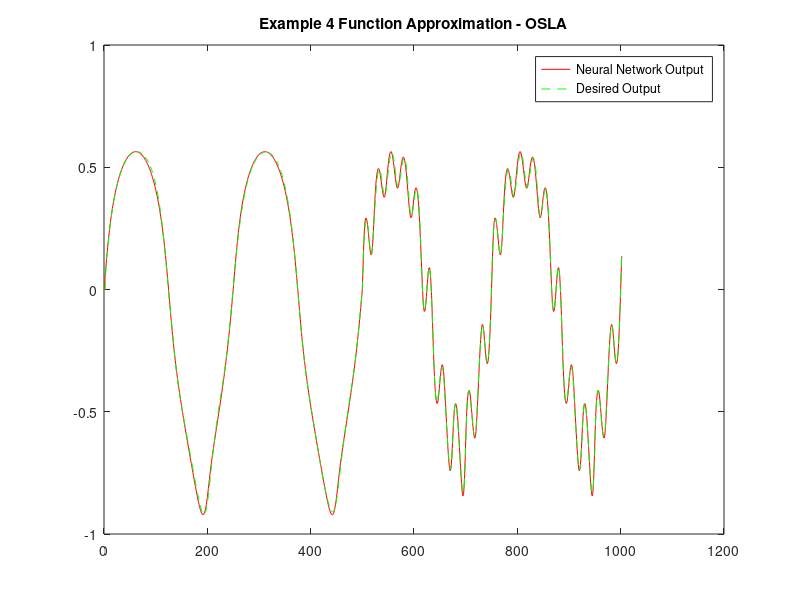

Source code (MATLAB):
clc;close all;clear all;
a = 1; 
b = 1;
m0 = 5;
m1 = 18;
m2 = 1;
w1 = rand(m1,m0+1);
w2 = zeros(m2,m1+1);
lambda = 0.001;
P = (1/lambda)*eye(m1+1);
n = 0:1:1000;
yp = [0 0 0];
yphat = [0 0 0];


%finding u
for k = 1:length(n)+1
    if(k<=500)
        u(k) = sin(2*pi*k/250);
    else
        u(k) = 0.8*sin(2*pi*k/250) + 0.2*sin(2*pi*k/25);
    end
end

for k=1:length(n)
   
        p = [1;yp(end);yp(end-1);yp(end-2);u(k+1);u(k)];
        
        
        %FORWARD PASS
        v1 = w1*p; 
        phi_v1 = a*tanh(b*v1); %20 x 1
        y1_k = [1 ; phi_v1];%21 x 1
        v2 = w2*y1_k; %10 x 1
        yphat1 = v2 ;
        yphat = [yphat yphat1];
        
        yp1 = (yp(end)*yp(end-1)*yp(end-2)*u(k)*(yp(end-2) - 1) + u(k+1))/(1 + yp(end-2)^2 + yp(end-1)^2);
        yp = [yp yp1];
        
        %Error Updation
        E = yp1 - yphat1;
        
        %weight updation
        P1 = P - (P*y1_k*y1_k'*P)/(1 + y1_k'*P*y1_k);
        P = P1;
        w2 = w2 + E*y1_k'*P1;
      

end


% ----------------------------------------------------------------------- %
%                           Plotting Graphs                               %
% ----------------------------------------------------------------------- %

plot(1:length(n)+1,yp(3:end),'r-',1:length(n)+1,yphat(3:end),'g--');
legend('Neural Network Output', 'Desired Output');
title('Example 4 Function Approximation - OSLA');
g=var(yp(3:end)-yphat(3:end));
h=var(yp(3:end));
perf=(1-(g/h))*100;
disp(perf);
mse = sum((yp(3:end)-yphat(3:end)).^2)/(length(yp(3:end)));
disp(mse);